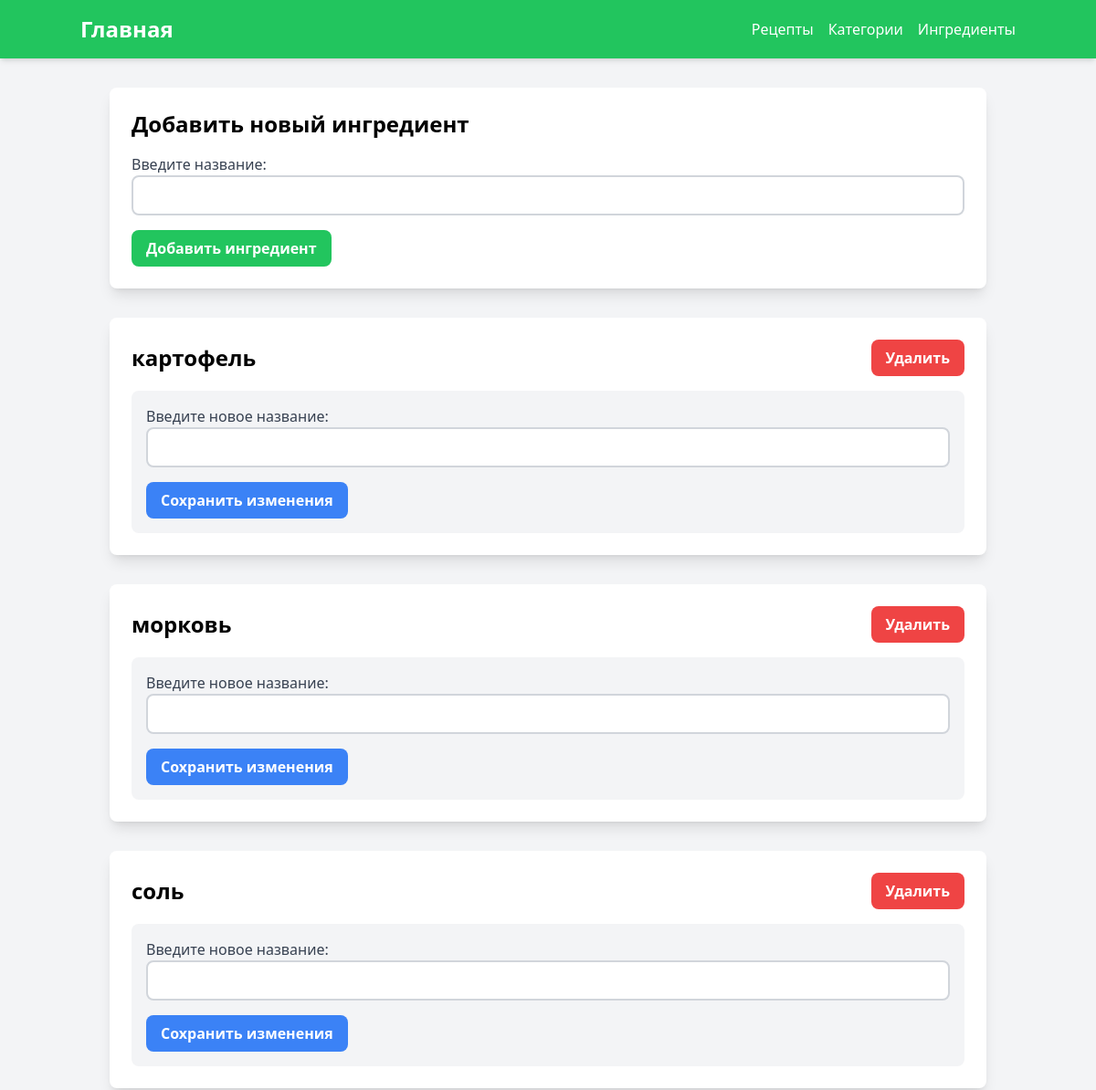
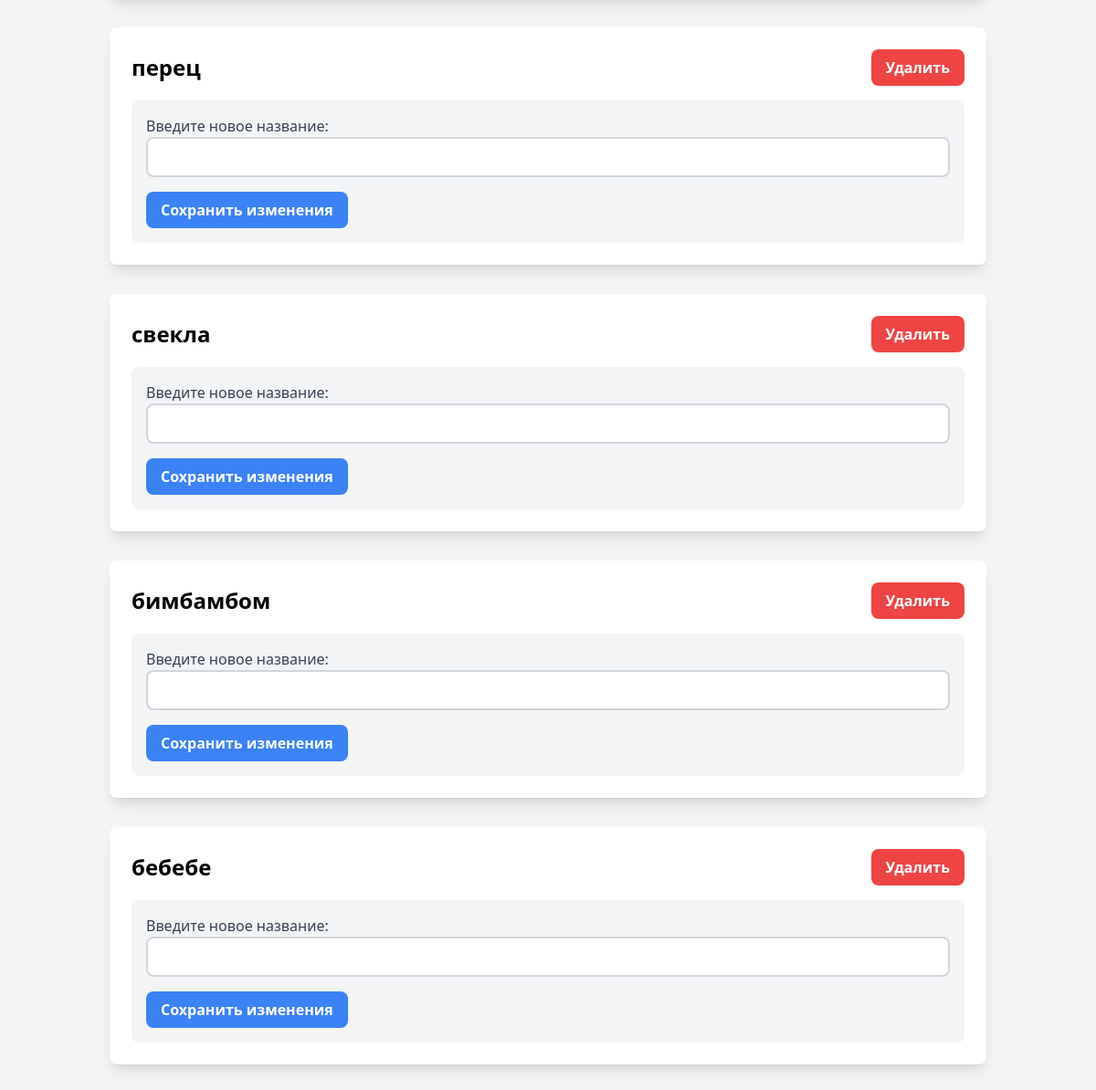
The app's page /ingredient_pages, older data (2 pictures, top to bottom).
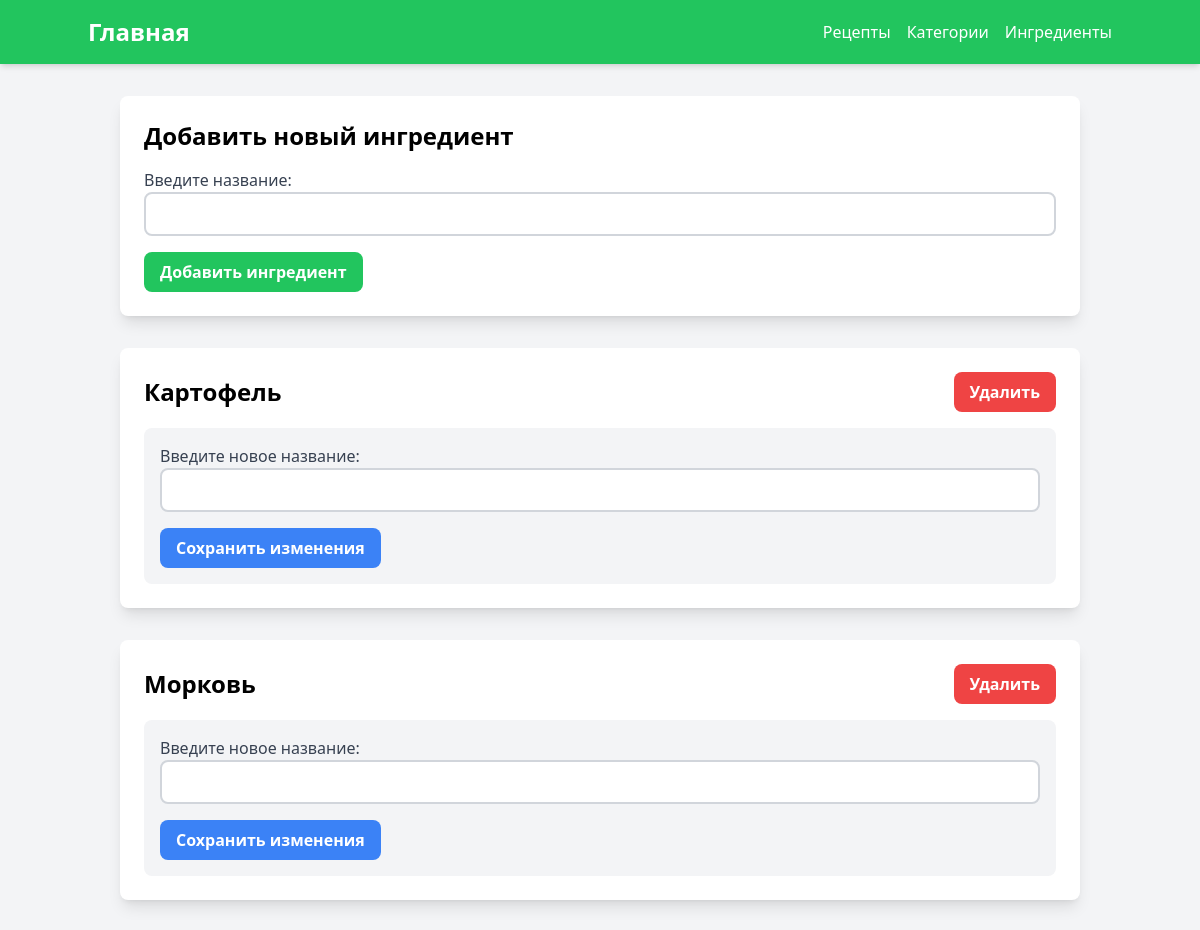
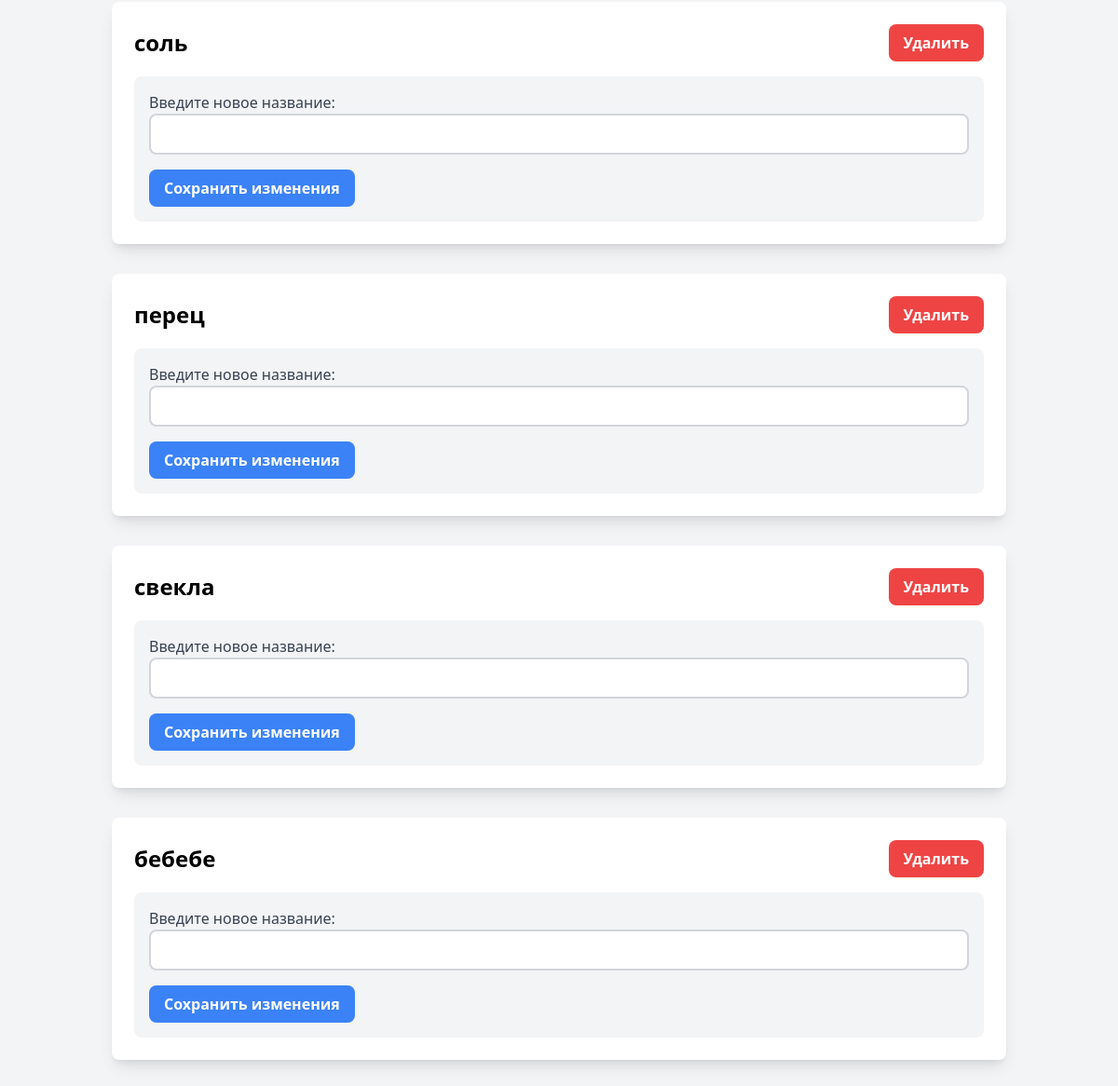
The same page, newer data (2 pictures, top to bottom).
### orm/ingredient.py (models this page shows)
class IngredientOrm(Model):
    __tablename__ = 'ingredients'
    id: Mapped[int] = mapped_column(primary_key=True)
    name: Mapped[str] = mapped_column(unique=True)

### pages/ingredient.py (the view)
@router.get('')
async def get_ingredients_template(
    request: Request, ingredients=Depends(get_all)
):
    return templates.TemplateResponse(
        'ingredients.html',
        {
            'request': request,
            'ingredients': ingredients['data'],
        }
    )

### templates/ingredients.html (shortened to what this page needs)
{% extends "header.html" %}
{% block content %}
<div class="container mx-auto p-8">
    <div class="bg-white rounded-lg shadow-lg p-6 mb-8">
        <h2 class="text-2xl font-bold mb-4">Добавить новый ингредиент</h2>
        <form action="{{ url_for('create_ingredient_template') }}" method="post">
            <div class="mb-4">
                <label class="block text-gray-700" for="new_name">Введите название: </label>
                <input class="border-2 border-gray-300 p-2 w-full rounded-lg" type="text" id="new_name" name="name" required>
            </div>
            <button class="bg-green-500 text-white font-bold py-2 px-4 rounded-lg hover:bg-green-600" type="submit">Добавить ингредиент</button>
        </form>
    </div>
    {% for ingredient in ingredients %}
        <div class="bg-white rounded-lg shadow-lg p-6 mb-8">
            <div class="flex justify-between items-center mb-4">
                <span class="text-2xl font-bold">{{ ingredient.name }}</span>
                <div class="flex space-x-4">
                    <form action="{{ url_for('delete_ingredient_template', id=ingredient.id) }}" method="post">
                        <button class="bg-red-500 text-white font-bold py-2 px-4 rounded-lg hover:bg-red-600" type="submit">Удалить</button>
                    </form>
                </div>
            </div>
            <div class="bg-gray-100 p-4 rounded-lg">
                <form action="{{ url_for('update_ingredient_template', id=ingredient.id) }}" method="post">
                    <div class="mb-4">
                        <label class="block text-gray-700" for="new_name_{{ ingredient.id }}">Введите новое название: </label>
                        <input class="border-2 border-gray-300 p-2 w-full rounded-lg" type="text" id="new_name_{{ ingredient.id }}" name="name" required>
                    </div>
                    <button class="bg-blue-500 text-white font-bold py-2 px-4 rounded-lg hover:bg-blue-600" type="submit">Сохранить изменения</button>
                </form>
            </div>
        </div>
    {% endfor %}
</div>
{% endblock %}

### templates/header.html (shortened to what this page needs)
<!DOCTYPE html>
<html lang="en">
<head>
    <script src="https://cdn.tailwindcss.com"></script>
</head>
<body class="bg-gray-100">
    <header class="bg-green-500 text-white p-4 shadow-md">
        <div class="container mx-auto flex justify-between items-center">
            <a href="/" class="text-2xl font-bold">Главная</a>
            <nav>
                <ul class="flex space-x-4">
                    <li><a href="/recipe_pages" class="hover:text-gray-200">Рецепты</a></li>
                    <li><a href="/category_pages" class="hover:text-gray-200">Категории</a></li>
                    <li><a href="/ingredient_pages" class="hover:text-gray-200">Ингредиенты</a></li>
                </ul>
            </nav>
        </div>
    </header>
    <div id="content">
        {% block content %}{% endblock %}
    </div>
</body>
</html>

Row changes from the older to the newer data that the page shows:
removed IngredientOrm: name "бимбамбом"
changed IngredientOrm: name "картофель" → "Картофель"
changed IngredientOrm: name "морковь" → "Морковь"
